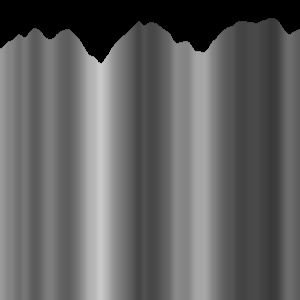
Frame 1 (no input)
Frame 60 (the mouse pressed at the canvas centre just before this capture): identical to frame 1, image omitted
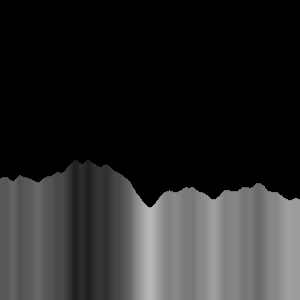
Frame 120 (the mouse held since frame 60 and released just before this capture)

The Processing sketch that drew these frames (run headless with seeded random() and noise(); from frame 60 on, the mouse is pressed at the canvas centre):

// Processing sketch: test
// ── test.pde


void setup(){
  size(300, 300);
}

float noiseScale = 0.02;

void draw() {
  background(0);
  for (int x=0; x < width; x++) {
    float noiseVal = noise((mouseX+x)*noiseScale, mouseY*noiseScale);
    stroke(noiseVal*255);
    line(x, mouseY+noiseVal*80, x, height);
  }
}


//void draw(){
////line(30, 20, 85, 20);
////stroke(126);
////line(85, 20, 85, 75);
////stroke(color(255, 0, 0));
////line(85, 75, 30, 75);
//  //  pushMatrix();
//  //stroke(0);
//  //background(255);
//  //color from = color(255, 0, 0);
//  //color to = color(0, 0, 255);
//  //color interA = lerpColor(from, to, 15.1/15.2);
//  //color interB = lerpColor(from, to, 15.1/15.2);
//  //stroke(interB);
//  //line(85, 75, 30, 75);
//  //popMatrix();
//  //println(interB);
  
    


  
//  //fill(from);
//  //rect(10, 20, 20, 60);
//  //fill(interA);
//  //rect(30, 20, 20, 60);
//  //fill(interB);
//  //rect(50, 20, 20, 60);
//  //fill(to);
//  //rect(70, 20, 20, 60);
//}

//void draw(){
//  background(204);
//  translate(150, 150);
//  for (int i = 0; i < 10; i++) {
//    rotate(PI*0.1);
//    stroke(0);
//    float dist = abs(100);
//    line(0, 0, dist, 0);
//  }
//  println(sqrt(pow(5, 2)+));
//}

//float[] distribution = new float[360];

//void setup() {
//  size(500, 500);
//  for (int i = 0; i < distribution.length; i++) {
//    distribution[i] = int(randomGaussian() * 120);
//  }
//}

//void draw() {
//  background(204);
  
//  translate(width/2, width/2);

//  for (int i = 0; i < distribution.length; i++) {
//    rotate(TWO_PI/distribution.length);
//    stroke(0);
//    float dist = abs(distribution[i]);
//    line(0, 0, dist, 0);
//  }
//}
